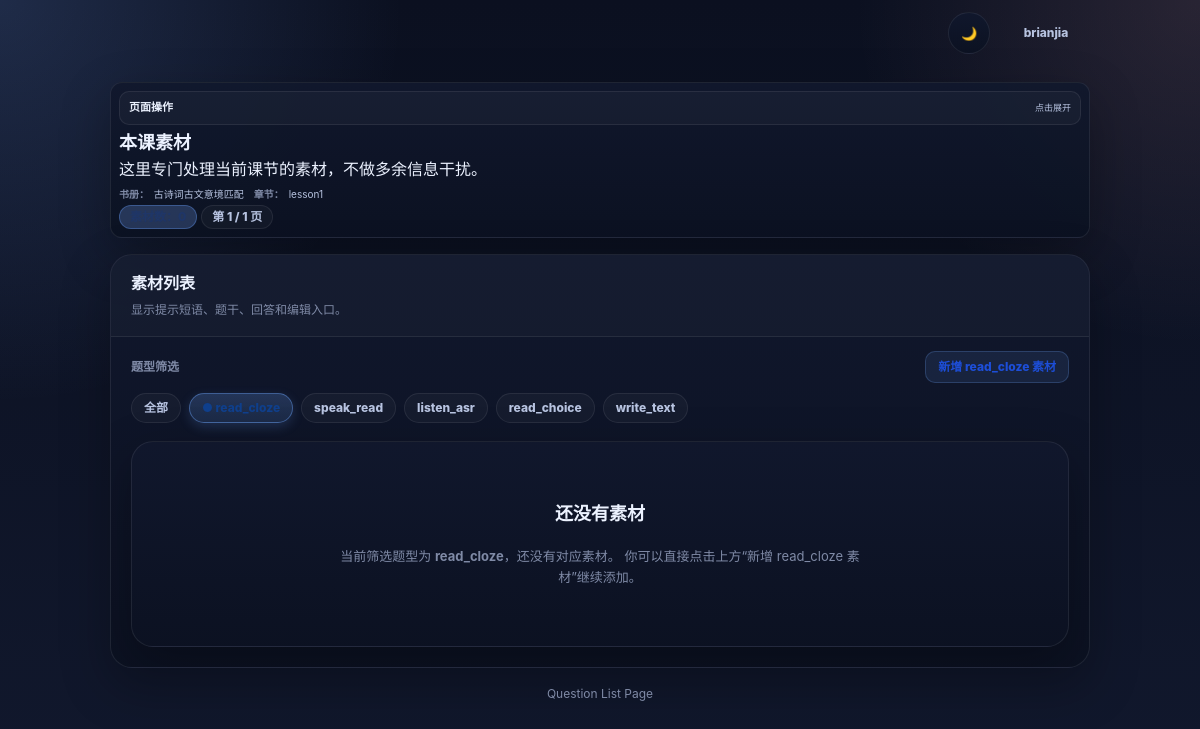
Before: /lesson/8/questions/?qtype=read_cloze (signed in) with the older database file.
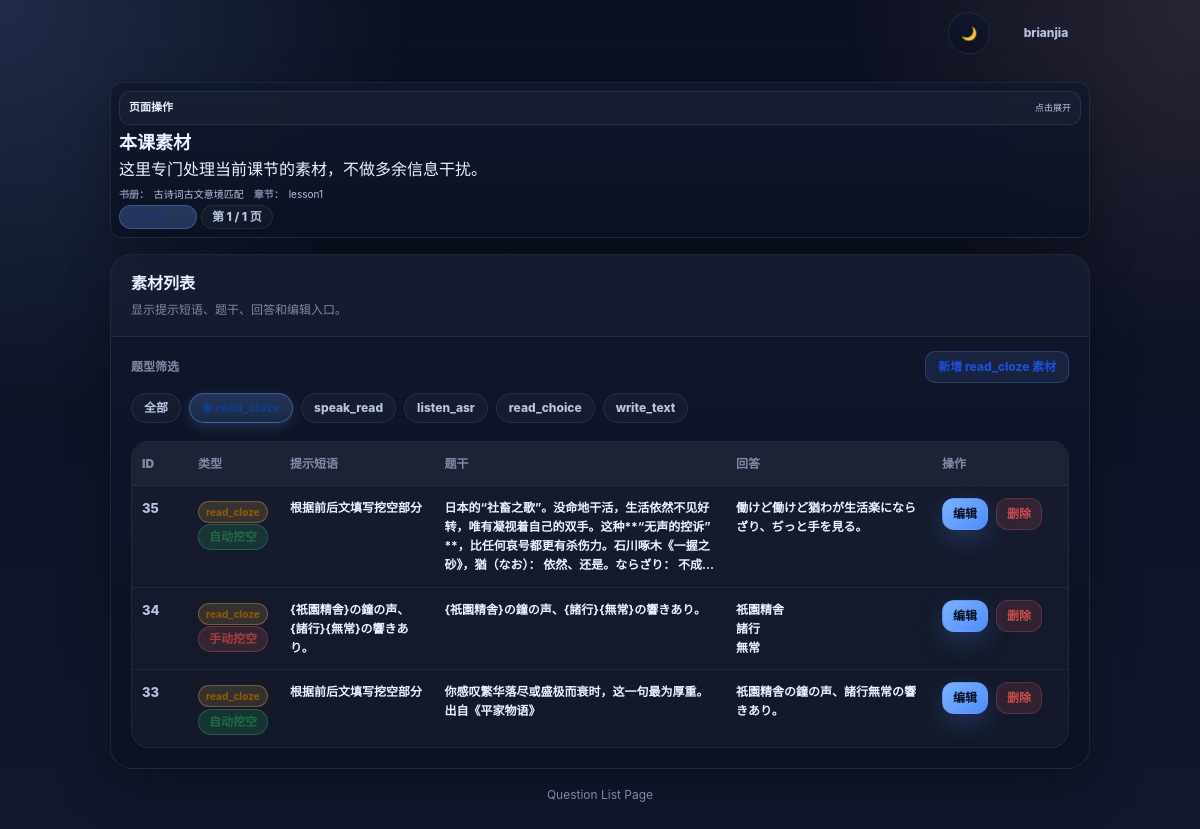
After: the same page with the newer database file.
### app/train/models.py (models this page shows, shortened)
class Book(models.Model):
    owner = models.ForeignKey(User, on_delete=models.CASCADE)
    title = models.CharField(max_length=200)
    description = models.TextField(blank=True)

class Lesson(models.Model):
    book = models.ForeignKey(Book, on_delete=models.CASCADE)
    title = models.CharField(max_length=200)
    order = models.IntegerField(default=0)
    class Meta:
        ordering = ["order", "id"]

class TrainingItem(models.Model):
    TYPE_CHOICES = [
        ("listen", "听"),
        ("speak", "说"),
        ("read_cloze", "读-填空"),
        ("read_choice", "读-选择"),
        ("write", "写"),
    ]
    GRADING_MODE_CHOICES = [
        ("strict", "严格匹配"),
        ("normalize", "归一化匹配"),
        ("multi_answer", "多答案匹配"),
        ("keyword", "关键词匹配"),
    ]
    ANSWER_TYPE_CHOICES = [
        ("translation", "翻译"),
        ("polite_expression", "敬语表达"),
        ("tense_person_conversion", "时态/人称转换"),
        ("literary_expression", "文学表达"),
        ("fixed_expression", "固定表达"),
        ("general_response", "一般回答"),
    ]
    LANGUAGE_CHOICES = [
        ("ja", "日语"),
        ("en", "英语"),
        ("zh", "中文"),
        ("mixed", "混合"),
    ]
    CLOZE_MODE_CHOICES = [
        ("manual_only", "仅人工克漏字"),
        ("auto_only", "仅自动克漏字"),
        ("manual_first", "人工优先，自动补充"),
    ]
    MODE_CHOICES = [
        ("listen", "听力转换"),
        ("speak", "口说作答"),
        ("write", "输入作答"),
        ("cloze", "克漏字"),
        ("shadow", "跟读"),
        ("choice", "选择题"),
    ]
    question = models.ForeignKey(
        "Question",
        on_delete=models.CASCADE,
        related_name="training_items"
    )
    item_type = models.CharField(
        max_length=20,
        choices=TYPE_CHOICES
    )
    cloze_text = models.TextField(blank=True, null=True)
    cloze_answers = models.JSONField(blank=True, null=True)
    choices = models.JSONField(blank=True, null=True)
    correct_answers = models.JSONField(blank=True, null=True)
    prompt_text = models.TextField(blank=True, null=True)
    reveal_text_on_wrong = models.BooleanField(default=False)
    audio_file = models.FileField(
        upload_to="audio/",
        blank=True,
        null=True
    )
    answer_audio_file = models.FileField(
        upload_to="audio/answers/",
        blank=True,
        null=True
    )
    answer_use_tts = models.BooleanField(
        default=False
    )
    instruction_text = models.TextField(
        blank=True,
        default=""
    )
    source_text = models.TextField(
        blank=True,
        default=""
    )
    target_answer = models.TextField(
        blank=True,
        default=""
    )
    accepted_answers = models.JSONField(
        blank=True,
        default=list
    )
    explanation = models.TextField(
        blank=True,
        default=""
    )
    grading_mode = models.CharField(
        max_length=30,
        choices=GRADING_MODE_CHOICES,
        default="normalize"
    )
    answer_type = models.CharField(
        max_length=50,
        choices=ANSWER_TYPE_CHOICES,
        default="general_response"
    )
    language = models.CharField(
        max_length=20,
        choices=LANGUAGE_CHOICES,
        default="ja"
    )
    enabled_modes = models.JSONField(
        blank=True,
        default=list
    )
    difficulty = models.PositiveSmallIntegerField(
        default=1
    )
    source_audio = models.FileField(
        upload_to="audio/source/",
        blank=True,
        null=True
    )
    target_audio = models.FileField(
        upload_to="audio/target/",
        blank=True,
        null=True
    )
    manual_cloze_text = models.TextField(
        blank=True,
        default=""
    )
    cloze_mode = models.CharField(
        max_length=20,
        choices=CLOZE_MODE_CHOICES,
        default="manual_first"
    )
    auto_cloze_enabled = models.BooleanField(
        default=True
    )
    tags = models.JSONField(
        blank=True,
        default=list
    )
    source_reference = models.CharField(
        max_length=255,
        blank=True,
        default=""
    )
    notes = models.TextField(
        blank=True,
        default=""
    )
    is_active = models.BooleanField(
        default=True
    )
    sort_order = models.IntegerField(
        default=0
    )
    created_at = models.DateTimeField(auto_now_add=True)

class Question(models.Model):
    lesson = models.ForeignKey(
        Lesson,
        on_delete=models.CASCADE,
        null=True,
        blank=True
    )
    prompt_text = models.TextField()
    answer_text = models.TextField()
    audio_url = models.URLField(blank=True, null=True)

### app/train/views/train_views.py (the view)
# urls.py: path("lesson/<int:lesson_id>/questions/", lesson_question_list, name="lesson-question-list"),
@login_required
def lesson_question_list(request, lesson_id):
    lesson = get_object_or_404(
        Lesson,
        id=lesson_id,
        book__owner=request.user
    )
    selected_qtype = (request.GET.get("qtype") or "").strip()
    qtype_to_skill = {
        "listen_asr": "listen",
        "speak_read": "speak",
        "read_cloze": "read",
        "read_choice": "read",
        "read_choice_single": "read",
        "read_choice_multi": "read",
        "write_text": "write",
    }
    selected_skill_for_builder = qtype_to_skill.get(selected_qtype, "")
    question_qs = Question.objects.filter(
        lesson=lesson
    ).order_by("-id")
    if selected_qtype:
        question_qs = question_qs.filter(
            training_items__item_type=selected_qtype
        ).distinct()
    paginator = Paginator(question_qs, 5)
    page_number = request.GET.get("page")
    page_obj = paginator.get_page(page_number)
    questions = list(page_obj.object_list)
    for question in questions:
        training = question.training_items.order_by("-id").first()
        question.display_qtype = training.item_type if training else ""
        question.display_instruction = (
            (training.instruction_text or "").strip()
            if training else ""
        )
        question.display_source_text = (
            (training.source_text or question.prompt_text or "").strip()
            if training else (question.prompt_text or "").strip()
        )
        question.display_target_answer = (
            (training.target_answer or question.answer_text or "").strip()
            if training else (question.answer_text or "").strip()
        )
    return render(request, "train/question_list.html", {
        "lesson": lesson,
        "book": lesson.book,
        "questions": questions,
        "page_obj": page_obj,
        "paginator": paginator,
        "head_actions": [
            {"label": "← 返回训练", "url": reverse("lesson-train", args=[lesson.id])},
            {"label": "返回章节页", "url": reverse("book-detail", args=[lesson.book.id])},
            {"label": "新增素材", "url": f"{reverse('builder-page')}?lesson_id={lesson.id}"},
        ],
        "head_meta": [
            {"label": "书册：", "text": lesson.book.title},
            {"label": "章节：", "text": lesson.title},
        ],
        "head_chips": [
            {"kind": "primary", "text": f"素材数：{paginator.count}"},
            {"kind": "default", "text": f"第 {page_obj.number} / {paginator.num_pages} 页"},
        ],
        "selected_qtype": selected_qtype,
        "selected_skill_for_builder": selected_skill_for_builder,
        "qtype_options": [
            {"value": "", "label": "全部"},
            {"value": "read_cloze", "label": "read_cloze"},
            {"value": "speak_read", "label": "speak_read"},
            {"value": "listen_asr", "label": "listen_asr"},
            {"value": "read_choice", "label": "read_choice"},
            {"value": "write_text", "label": "write_text"},
        ],
    })

### app/train/templates/train/question_list.html (shortened to what the changed rows need)
{% extends "train/base_train.html" %}
{% block content %}
{% firstof lesson.book.title book.title "未命名书册" as book_title %}
{% firstof lesson.title "未命名章节" as lesson_title %}
<div class="page">
    <div class="shell">
        {% include "train/includes/page_head.html" with head_type="materials" head_actions=head_actions head_actions_collapsed=True head_actions_title="页面操作" head_title="本课素材" head_desc="这里专门处理当前课节的素材，不做多余信息干扰。" head_meta=head_meta head_chips=head_chips %}
        <section class="list-card">
            <div class="card-header">
                <h2 class="card-title">素材列表</h2>
            </div>
                <div class="filter-bar">
                    <div class="filter-bar-top">
                        <div class="filter-label">题型筛选</div>
                        {% if selected_qtype and selected_skill_for_builder %}
                            <a
                                href="{% url 'builder-page' %}?lesson_id={{ lesson.id }}&skill={{ selected_skill_for_builder }}&item_type={{ selected_qtype }}"
                                class="filter-add-btn"
                            >
                                新增 {{ selected_qtype }} 素材
                            </a>
                        {% endif %}
                    </div>
                    <div class="filter-chips">
                        {% for opt in qtype_options %}
                            <a
                                href="?{% if opt.value %}qtype={{ opt.value }}{% endif %}"
                                class="filter-chip {% if selected_qtype == opt.value %}is-active{% endif %}"
                            >
                                {{ opt.label }}
                            </a>
                        {% endfor %}
                    </div>
                </div>
            <div class="card-body">
                {% if questions %}
                    <div class="question-table-wrap">
                        <table class="question-table">
                            <thead>
                                <tr>
                                    <th class="col-id">ID</th>
                                    <th class="col-type">类型</th>
                                    <th class="col-instruction">提示短语</th>
                                    <th class="col-prompt">题干</th>
                                    <th class="col-answer">回答</th>
                                    <th class="col-actions">操作</th>
                                </tr>
                            </thead>
                            <tbody>
                                {% for question in questions %}
                                    {% firstof question.display_instruction "" as instruction_text %}
                                    {% firstof question.display_source_text question.prompt_text question.question_text question.question "未命名题目" as question_prompt %}
                                    {% firstof question.display_target_answer question.answer_text question.answer "暂无答案" as answer_text %}
                                    {% firstof question.display_qtype "未分类" as qtype %}
                                    <tr>
                                        <td class="cell-id">{{ question.id }}</td>
                                        <td class="cell-type">
                                            <span class="chip warning">{{ qtype }}</span>
                                            {% if qtype == "read_cloze" %}
                                                {% if "{" in question_prompt and "}" in question_prompt %}
                                                    <span class="chip danger">手动挖空</span>
                                                {% else %}
                                                    <span class="chip success">自动挖空</span>
                                                {% endif %}
                                            {% endif %}
                                        </td>
                                        <td class="cell-text">
                                            {% if instruction_text %}
                                                <div class="table-text clamp-3" title="{{ instruction_text }}">{{ instruction_text }}</div>
                                            {% else %}
                                                <span class="table-empty">—</span>
                                            {% endif %}
                                        </td>
                                        <td class="cell-text">
                                            <div class="table-text clamp-4" title="{{ question_prompt }}">{{ question_prompt }}</div>
                                        </td>
                                        <td class="cell-text">
                                            <div class="table-text clamp-4" title="{{ answer_text }}">{{ answer_text }}</div>
                                        </td>
                                        <td class="cell-actions">
                                            <div class="table-actions">
                                                <a href="{% url 'question-edit' question.id %}?next={{ request.get_full_path }}" class="primary-btn">编辑</a>
                                                <form
                                                    method="post"
                                                    action="{% url 'question-delete' question.id %}?next={{ request.get_full_path }}"
                                                    class="inline-form"
                                                    onsubmit="return confirm('确定删除这条素材吗？删除后将无法恢复。');"
                                                >
                                                    <button type="submit" class="danger-btn">删除</button>
                                                </form>
                                            </div>
                                        </td>
                                    </tr>
                                {% endfor %}
                            </tbody>
                        </table>
                    </div>
                {% else %}
                    <div class="empty-card">
                        <div class="empty-body">
                            <div class="empty-title">还没有素材</div>
                            {% if selected_qtype %}
                                <div class="empty-text">
                                    当前筛选题型为 <strong>{{ selected_qtype }}</strong>，还没有对应素材。
                                    你可以直接点击上方“新增 {{ selected_qtype }} 素材”继续添加。
                                </div>
                            {% else %}
                                <div class="empty-text">
                                    先新增第一条素材，再回到训练页继续处理。
                                </div>
                            {% endif %}
                        </div>
                    </div>
                {% endif %}
            </div>
        </section>
    </div>
</div>
{% endblock %}

### app/train/templates/train/includes/page_head.html (shortened to what this page needs)
<section class="page-head page-head--{{ head_type|default:'default' }}">
    {% if head_actions %}
        {% if head_actions_collapsed %}
            <details class="page-head__actions-fold">
                <summary class="page-head__actions-summary">
                    <span class="page-head__actions-title">{{ head_actions_title|default:"页面操作" }}</span>
                    <span class="page-head__actions-hint">点击展开</span>
                </summary>
            </details>
        {% else %}
            <div class="page-head__actions-inline">
                {% for action in head_actions %}
                    <a href="{{ action.url }}" class="page-head__action-link">{{ action.label }}</a>
                {% endfor %}
            </div>
        {% endif %}
    {% endif %}
    <div class="page-head__main">
        <h1 class="page-head__title">{{ head_title }}</h1>
        {% if head_desc %}
            <div class="page-head__desc">{{ head_desc }}</div>
        {% endif %}
        {% if head_meta %}
            <div class="page-head__meta">
                {% for item in head_meta %}
                    <span class="page-head__meta-item">
                        {% if item.label %}<strong>{{ item.label }}</strong>{% endif %}
                        {{ item.text }}
                    </span>
                {% endfor %}
            </div>
        {% endif %}
        {% if head_chips %}
            <div class="page-head__chips">
                {% for chip in head_chips %}
                    <span
                        class="page-head__chip page-head__chip--{{ chip.kind|default:'neutral' }}"
                    >
                        {{ chip.text }}
                    </span>
                {% endfor %}
            </div>
        {% endif %}
    </div>
</section>

Changed rows visible on the page:
no longer on this page (row unchanged): TrainingItem: item_type "read_cloze"
added Question: id "35", qtype "read_cloze", shows "自动挖空", instruction_text "根据前后文填写挖空部分", question_prompt "日本的“社畜之歌”。没命地干活，生活依然不见好转，唯有凝视着自己的双手。这种**“无声的控诉”**，比任何哀号都更有杀伤力。石川啄木《一握之砂》，猶（なお）：…", answer_text "働けど働けど猶わが生活楽にならざり、ぢっと手を見る。"
added Question: id "34", qtype "read_cloze", shows "手动挖空", prompt_text "{祇園精舎}の鐘の声、{諸行}{無常}の響きあり。", answer_text "祇園精舎 諸行 無常"
added Question: id "33", qtype "read_cloze", shows "自动挖空", instruction_text "根据前后文填写挖空部分", prompt_text "你感叹繁华落尽或盛极而衰时，这一句最为厚重。出自《平家物语》", answer_text "祇園精舎の鐘の声、諸行無常の響きあり。"
Other visible differences:
{{ selected_qtype }}: (not shown) → "read_cloze"
text no longer shown: "还没有素材 当前筛选题型为 ，还没有对应素材。 你可以直接点击上方“新增 素材”继续添加。"
text now shown: "ID 类型 提示短语 题干 回答 操作"
